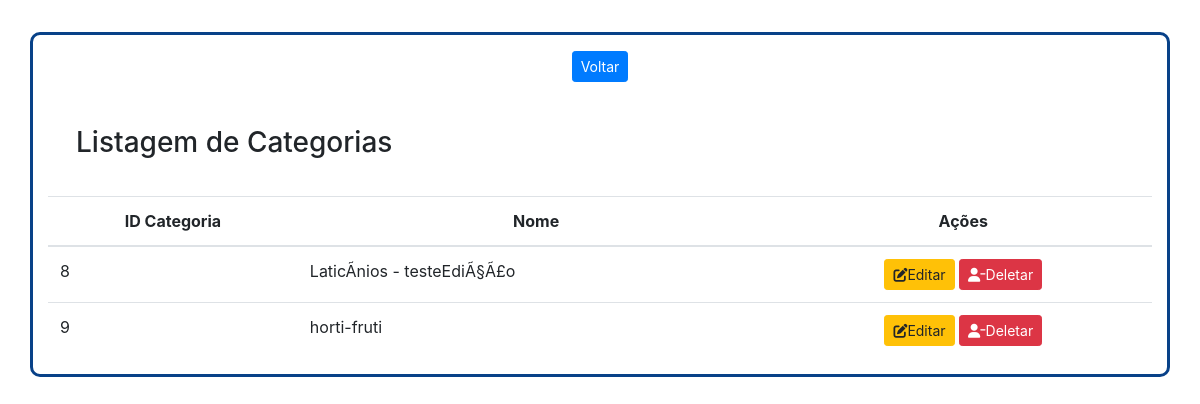
The app's page /categorias/listagem_categoria.php with its own data.
### tables this page shows
CREATE TABLE `categoria` (
  `id` int(11) NOT NULL AUTO_INCREMENT,
  `nome` varchar(45) NOT NULL,
  PRIMARY KEY (`id`)
);

### categorias/listagem_categoria.php (the view, shortened to what this page needs)
<!DOCTYPE html>
<html>
<head>
	<link rel="stylesheet" href="https://stackpath.bootstrapcdn.com/bootstrap/4.1.3/css/bootstrap.min.css">
	<link rel="stylesheet" type="text/css" href="../css/style.css">
</head>
<body>
	<div class="container" id="table">
		<div class="container text-center" style="padding: 1em;">
			<a href="../index.php" class="btn btn btn-primary btn-sm" >Voltar</a>
		</div>
		<h3 style="padding: 1em;">Listagem de Categorias</h3>
		<table class="table">
		  <thead class="text-center">
		    <tr>
		      <th scope="col">ID Categoria</th>
		      <th scope="col">Nome</th>
		      <th scope="col">Ações</th>
		    </tr>
		  </thead>
		    	<?php
				  include '../conexao_db/conexao.php';
				  $query = "SELECT * FROM curso_udemy.categoria;";
				  $search = mysqli_query($conexao,$query);
				  while ($credenciais = mysqli_fetch_array($search)) {
				  	$idCategoria = $credenciais['id'];
				  	$nomeCategoria = $credenciais['nome'];
		  		 ?>
		 	<tr>
		      <td><?php echo $idCategoria  ?></td>
		      <td><?php echo $nomeCategoria  ?></td>
		      <td>
		      	<div class="text-center">
			      	<a class="btn btn-warning btn-sm" href="editar_categoria.php?id=<?php echo $idCategoria ?>" orle="button"><i class="fas fa-edit"></i>Editar</a>
			      	<a class="btn btn-danger btn-sm" href="deletar_categoria.php?id=<?php echo $idCategoria ?>" role="button"><i class="fas fa-user-minus"></i>Deletar</a>
			   </div>
		      </td>
		  		<?php } ?>
		  	</tr>
		</table>
	</div>
</body>
</html>

### css/style.css (style rules this page uses)
#table { width: 100%; margin-top: 2em; border-style: solid; border-radius: 10px; border-color: #084188; }

### records on screen
categoria: id "8", nome "LaticÃ­nios - testeEdiÃ§Ã£o"
categoria: id "9", nome "horti-fruti"
